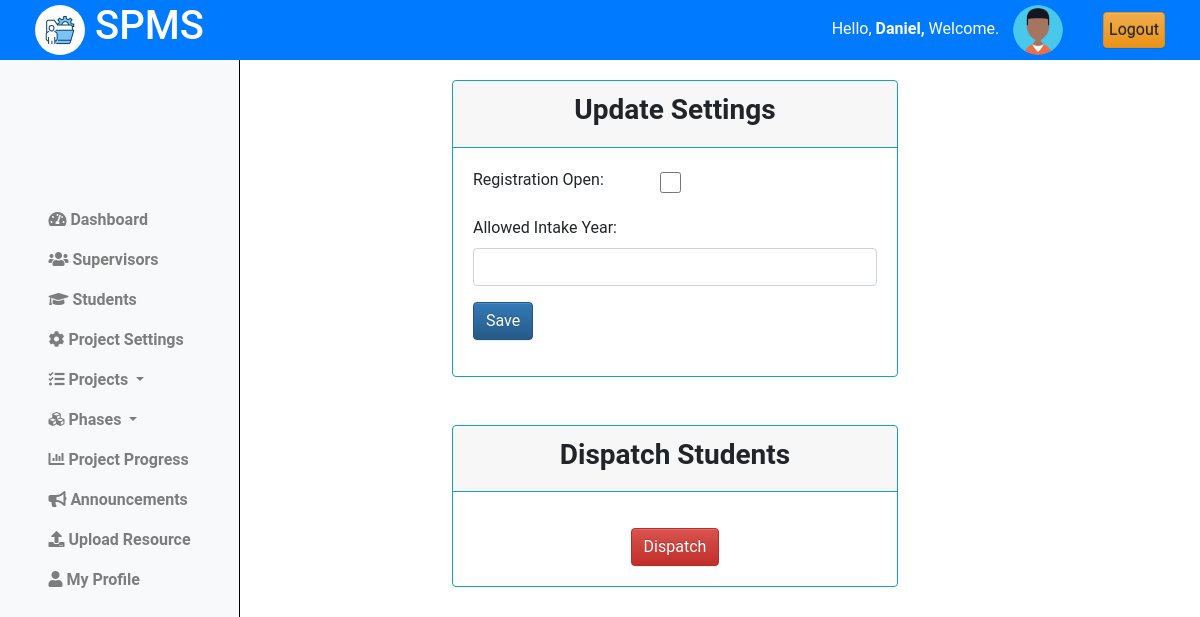
/coordinator/registration/settings/ (signed in), run on an earlier commit of the app's database.
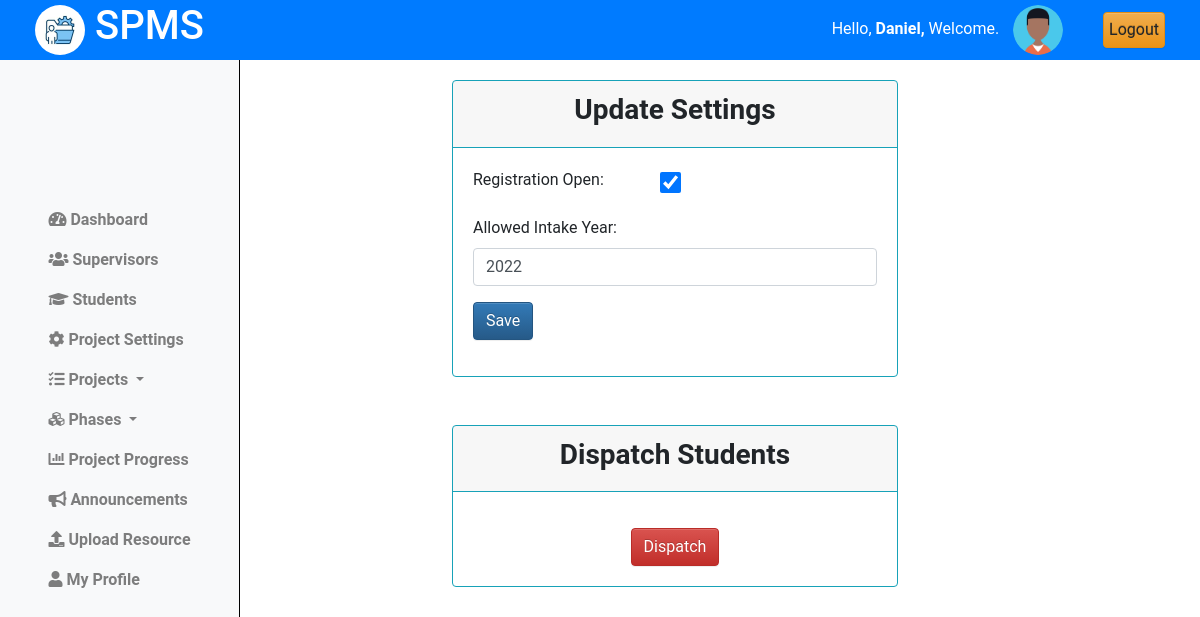
And on a later commit of the database.
### projectsApp/models.py (models this page shows)
class RegistrationSettings(models.Model):
    open = models.BooleanField(default=False)
    allowed_year = models.IntegerField()

### projectsApp/AccessControl.py (the view)
    @login_required
    def wrapper(request, *args, **kwargs):
        if not isinstance(request.user, Coordinator):
            return redirect('cordinator_login')
        return function(request, *args, **kwargs)

### projectsApp/AccessControl.py (called while the page is built)
def coordinator_required(function):
    @login_required
    def wrapper(request, *args, **kwargs):
        if not isinstance(request.user, Coordinator):
            return redirect('cordinator_login')
        return function(request, *args, **kwargs)
    return wrapper

### projectsApp/views.py (called while the page is built)
@coordinator_required
def registration_settings(request):
    settings = RegistrationSettings.objects.first()
    context = {
        'settings':settings
        }
    return render(request, 'cordinator/registration_settings.html', context)

### projectsApp/templates/cordinator/registration_settings.html (shortened to what this page needs)
{% extends 'base_cord.html' %}
{% load static %}
{% block content %}
{% include 'column1_cord.html' %}
<div class="content">
    <div class="container-fluid">
        <div class="row">
            <div class="card mb-5 border-info">
                <div class="card-header text-center border-info">
                    <h3 class="text-center"><Strong>Update Settings</Strong></h3>
                </div>
                <div class="card-body">
                    <form method="post" action="{% url 'update_registration_settings' %}">
                        <div class="form-row">
                            <div class="col">
                                <div class="form-group">
                                    <label for="registration_open">Registration Open:</label>
                                </div>
                            </div>
                            <div class="col">
                                <div class="form-group">
                                    <input type="checkbox" class="form-check-input" id="registration_open" name="registration_open" {% if settings.open %} checked {% endif %}>
                                </div>
                            </div>
                        </div>
                        <div class="form-group">
                            <label for="allowed_intake_year">Allowed Intake Year:</label>
                            <input type="number" class="form-control" id="allowed_intake_year" name="allowed_intake_year" value="{{ settings.allowed_year }}">
                        </div>
                        <button type="submit" class="btn btn-primary">Save</button>
                    </form>
                </div>
            </div>
            <div class="card mb-5 border-info">
                <div class="card-header text-center border-info">
                    <h3 class="text-center"><Strong>Dispatch Students</Strong></h3>
                </div>
                <div class="card-body">
                    <div class="text-center mt-3">
                        <button id="dispatchButton" type="button" class="btn btn-danger" data-toggle="modal" data-target="#dispatchConfirmationModal">Dispatch </button>
                    </div>
                </div>
            </div>
        </div>
    </div>
</div>
<link rel="stylesheet" href="{% static 'css/upload_title.css' %}">
{% endblock %}

What changed in the data, as far as the page shows it:
added RegistrationSettings: open "☑", allowed_intake_year "2022"
Also different on the page:
form field registration_open: "☐" → (not shown)
